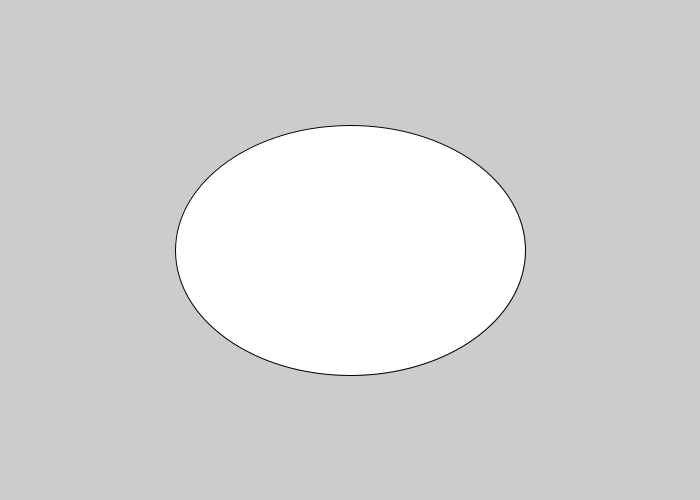
Frame 1 (no input)
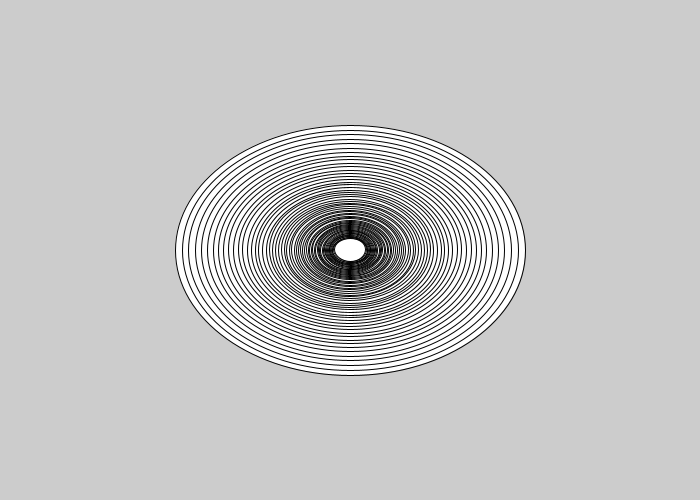
Frame 60 (the mouse pressed at the canvas centre just before this capture)
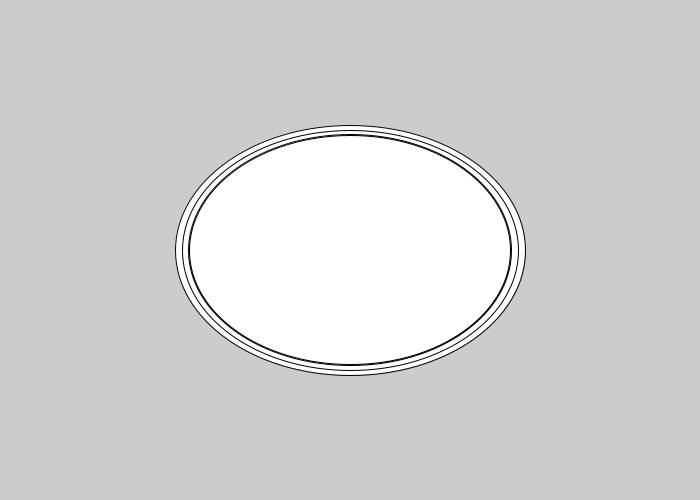
Frame 120 (the mouse held since frame 60 and released just before this capture)

The Processing sketch that drew these frames (run headless with seeded random() and noise(); from frame 60 on, the mouse is pressed at the canvas centre):

// Processing sketch: processing_33649
// ── processing_33649.pde


float xpos = 350;
float ypos = 250;

void setup(){
  size(700,500);
  smooth();
  
}

void draw(){
  
  ellipse(350,250,xpos,ypos);
  xpos = xpos + (mouseX - xpos)/25.0;
  ypos = ypos + (mouseY - ypos)/25.0;
 
  
  
}
